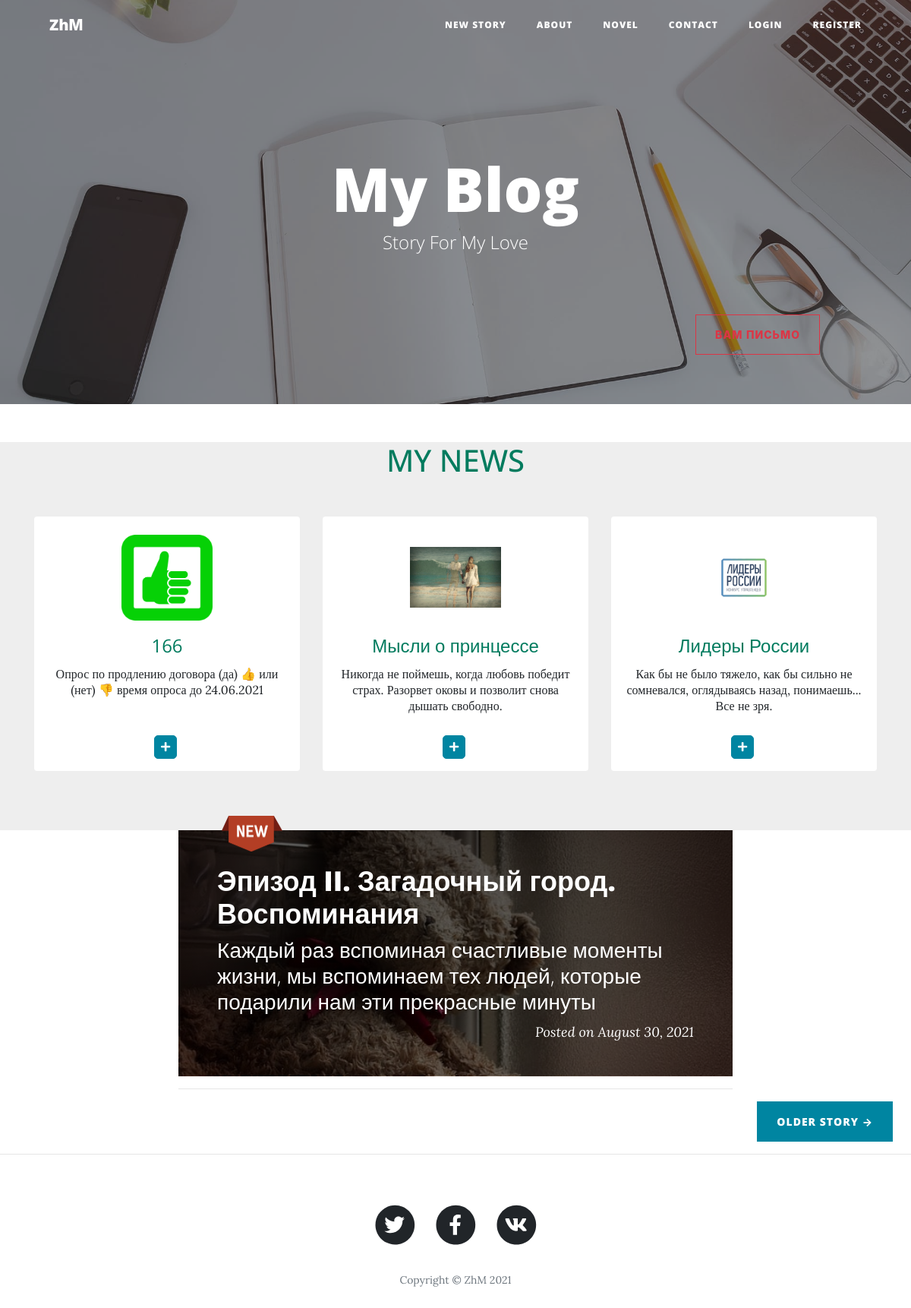
The page /home on the database its author committed.
### main.py (models this page shows)
class News(db.Model):
    __tablename__ = "news"
    id = db.Column(db.Integer, primary_key=True)
    date = db.Column(db.String(10), nullable=False)
    title = db.Column(db.String(20), nullable=False)
    subtitle = db.Column(db.String(110), nullable=False)
    body = db.Column(db.String(250), nullable=False)
    img = db.Column(db.String)

class Stories(db.Model):
    __tablename__ = "stories"
    id = db.Column(db.Integer, primary_key=True)
    date = db.Column(db.String(10), nullable=False)
    title = db.Column(db.String(250), nullable=False)
    chapter = db.Column(db.String(250), nullable=False)
    subtitle = db.Column(db.String(250), nullable=False)
    body = db.Column(db.String, nullable=False)
    img = db.Column(db.String)
    main_img = db.Column(db.String)
    new_story = db.Column(db.Boolean)
    comments = relationship("Comment", back_populates="parent_stories")

### main.py (the view)
@app.route('/')
@app.route('/home')
def get_new_posts():
    global name_button
    global story_page
    global show_story
    posts_id = 0
    news = db.session.query(News).order_by(db.desc(News.date)).all()
    posts = Stories.query.filter_by(new_story=True).order_by(db.desc(Stories.date)).all()
    if posts:
        posts_id = posts[-1].id - 1
    letter = Letter.query.order_by(db.desc(Letter.date)).first()
    name_button = "Older Story →"
    return render_template("index.html", all_posts=posts, dt=dt, name_button=name_button,
                           story_page=posts_id, datetime=datetime, news=news[:3], letter=letter)

### templates/index.html (shortened to what this page needs)
{% include 'header.html' %}
        <header class="masthead" style="background-image: url({{ url_for('static', filename='assets/img/home-bg.jpg') }})">
            <div class="overlay"></div>
            <div class="container">
                <div class="row">
                    <div class="col-lg-8 col-md-10 mx-auto">
                        <div class="site-heading">
                            <h1>My Blog</h1>
                            <span class="subheading">Story For My Love</span>
                        </div>
                    </div>
                </div>
            </div>
            <button type="button" class="btn btn-outline-danger" id="letterOpenButton">Вам Письмо</button>
        </header>
        {% include 'news.html' %}
        <div class="container">
            <div class="row">
                 {% for post in all_posts %}
                <div class="col-lg-8 col-md-10 mx-auto" >
                        <div class="new-icon" style="background-image: url({{ url_for('static', filename='assets/img/new-icon.png') }})"></div>
                    <div class="masthead post-preview" id="{{ post['id'] }}" style="background-image:linear-gradient( rgba(0 0 0 / 65%), rgba(0, 0, 0, 0.5) ), url({{ url_for('static', filename='assets/img-stories/' +  post['img']|string) }})">
                        <a href="{{ url_for('show_post', index=post['id']) }}">
                            <h2 class="post-title">{{ post['chapter'] + ' ' + post['title'] }}</h2>
                            <h3 class="post-subtitle">{{ post['subtitle'] }}</h3>
                        </a>
                        <p class="post-meta">
                            Posted
                            on {{ dt.fromisoformat(post['date']).strftime('%B %d, %Y') }}
                        </p>
                    </div>
                    <hr />
                </div>
                 {% endfor %}
            </div>
        </div>
        <div class="clearfix">
            <a class="btn btn-primary float-right mr-4" href="{{ url_for('get_old_posts', index=story_page) }}">
                {{ name_button }}</a>
        </div>
        <hr />
{% include 'footer.html' %}

### templates/header.html (shortened to what this page needs)
<!DOCTYPE html>
<html lang="en">
    <head>
        <link href="{{ url_for('static', filename='css-cleanBlog/styles.css') }}" rel="stylesheet">
        <link href="{{ url_for('static', filename='css-cleanBlog/team.css') }}" rel="stylesheet">
        <link rel="stylesheet" href="{{ url_for('static', filename='css-cleanBlog/novel.css') }}">
        <link rel="stylesheet" href="{{ url_for('static', filename='css-cleanBlog/letter.css') }}">
        <link rel="stylesheet" href="{{ url_for('static', filename='css-cleanBlog/clean-blog.min.css') }}">
    </head>
    <body>
        <nav class="navbar navbar-expand-lg navbar-light fixed-top" id="mainNav">
            <div class="container">
                <a class="navbar-brand" href="{{ '/home' }}">ZhМ</a>
                <div class="collapse navbar-collapse" id="navbarResponsive">
                    <ul class="navbar-nav ml-auto">
                        <li class="nav-item"><a class="nav-link" href="{{ '/home' }}">New Story</a></li>
                        <li class="nav-item"><a class="nav-link" href="{{ '/about' }}">About</a></li>
                        <li class="nav-item"><a class="nav-link" href="{{ '/novel' }}">Novel</a></li>
                        <li class="nav-item"><a class="nav-link" href="{{ '/contact' }}">Contact</a></li>
                        {% if current_user.is_authenticated %}
                        <li class="nav-item"><a class="nav-link" href="{{ url_for('logout') }}">Logout</a></li>
                        {% else %}
                        <li class="nav-item"><a class="nav-link" href="{{ url_for('login') }}">Login</a></li>
                        <li class="nav-item"><a class="nav-link" href="{{ url_for('register') }}">Register</a></li>
                        {% endif %}
                    </ul>
                </div>
            </div>
        </nav>

### templates/news.html
        <section id="team" class="pb-5">
    <div class="container">
        <h5 class="section-title h1">MY NEWS</h5>
        <div class="row">
            {% for new in news %}
            <div class="col-xs-12 col-sm-6 col-md-4">
                <div class="image-flip" ontouchstart="this.classList.toggle('hover');">
                    <div class="mainflip">
                        <div class="frontside">
                            <div class="card">
                                <div class="card-body text-center">
                                    <p><img class=" img-fluid" src="{{ url_for('static', filename='assets/img-news/' +  new.img ) }}" alt="card image"></p>
                                    <h4 class="card-title">{{ new.title }}</h4>
                                    <p class="card-text">{{ new.subtitle }}</p>
                                    <a href="" class="btn btn-primary btn-sm"><i class="fa fa-plus"></i></a>
                                </div>
                            </div>
                        </div>
                        <div class="backside">
                            <div class="card">
                                <div class="card-body text-center mt-4">
                                    <h4 class="card-title">{{ new.title }}</h4>
                                    <p class="card-text">{{ new.body }}</p>
                                    <ul class="list-inline">
                                        <li class="list-inline-item">
                                            <i> {{ new.date }} </i>
                                        </li>
                                    </ul>
                                </div>
                            </div>
                        </div>
                    </div>
                </div>
            </div>
            {% endfor %}
        </div>
    </div>
</section>

### templates/footer.html (shortened to what this page needs)
       <footer>
            <div class="container">
                <div class="row">
                    <div class="col-lg-8 col-md-10 mx-auto">
                        <ul class="list-inline text-center">
                            <li class="list-inline-item">
                                <a href="#!">
                                    <span class="fa-stack fa-lg">
                                        <i class="fas fa-circle fa-stack-2x"></i>
                                        <i class="fab fa-twitter fa-stack-1x fa-inverse"></i>
                                    </span>
                                </a>
                            </li>
                            <li class="list-inline-item">
                                <a href="#!">
                                    <span class="fa-stack fa-lg">
                                        <i class="fas fa-circle fa-stack-2x"></i>
                                        <i class="fab fa-facebook-f fa-stack-1x fa-inverse"></i>
                                    </span>
                                </a>
                            </li>
                            <li class="list-inline-item">
                                <a href="#!">
                                    <span class="fa-stack fa-lg">
                                        <i class="fas fa-circle fa-stack-2x"></i>
                                        <i class="fab fa-vk fa-stack-1x fa-inverse"></i>
                                    </span>
                                </a>
                            </li>
                        </ul>
                        <p class="copyright text-muted">Copyright &copy; ZhM {{ datetime.now().strftime('%Y')}}</p>
                    </div>
                </div>
            </div>
        </footer>
    </body>
</html>

### static/css-cleanBlog/team.css (style rules this page uses)
#team p { margin-top: 0; margin-bottom: 1rem; text-align: center; }
#team .frontside a { padding: 4px 8px; border-radius: 5px; background-color: #0085A1; border-color: #0085A1; position: absolute; bottom: 5%; left: 45%; }
#team .backside { width: 100%; height: 100%; display: block; }
#team h4 { font-weight: 400; }
@media (min-width: 576px) { #team .backside p { line-height: 1.4; font-size: 0.94rem; } }
@media (min-width: 576px) { #team .frontside .card, #team .backside .card { min-height: 435px !important; max-height: 435px !important; } }
@media (min-width: 768px) { #team .backside p { line-height: 1.3; font-size: 0.95rem; } }
@media (min-width: 992px) { #team .backside p { line-height: 1.4; } }
@media (min-width: 992px) { #team .frontside .card, #team .backside .card { min-height: 335px !important; } }
#team { background: #eee !important; }
#team .btn-primary { color: #fff; background-color: #007b5e; border-color: #007b5e; }
section .section-title { text-align: center; color: #007b5e; margin-bottom: 50px; text-transform: uppercase; }
#team .card { border: none; background: #ffffff; }
#team .mainflip { -webkit-transition: 1s; -webkit-transform-style: preserve-3d; -ms-transition: 1s; -moz-transition: 1s; -moz-transform: perspective(1000px); -moz-transform-style: preserve-3d; -ms-transform-style: preserve-3d; transition: 1s; transform-style: preserve-3d; position: relative; }
#team .frontside { position: relative; -webkit-transform: rotateY(0deg); -ms-transform: rotateY(0deg); z-index: 2; margin-bottom: 30px; }
#team .backside { position: absolute; top: 0; left: 0; background: white; -webkit-transform: rotateY(-180deg); -moz-transform: rotateY(-180deg); -o-transform: rotateY(-180deg); -ms-transform: rotateY(-180deg); transform: rotateY(-180deg); -webkit-box-shadow: 5px 7px 9px -4px rgb(158, 158, 158); -moz-box-shadow: 5px 7px 9px -4px rgb(158, 158, 158); box-shadow: 5px 7px 9px -4px rgb(158, 158, 158); }
#team .frontside, #team .backside { -webkit-backface-visibility: hidden; -moz-backface-visibility: hidden; -ms-backface-visibility: hidden; backface-visibility: hidden; -webkit-transition: 1s; -webkit-transform-style: preserve-3d; -moz-transition: 1s; -moz-transform-style: preserve-3d; -o-transition: 1s; -o-transform-style: preserve-3d; -ms-transition: 1s; -ms-transform-style: preserve-3d; transition: 1s; transform-style: preserve-3d; }
#team .frontside .card, #team .backside .card { min-height: 350px; font-size: 1rem; }
#team .backside .card { font-size: 1rem; }
#team .backside .card i { color: #007b5e !important; position: absolute; right: 5%; bottom: 2%; }
#team .frontside .card .card-title, #team .backside .card .card-title { color: #007b5e !important; }
#team .frontside .card .card-body img { width: 120px; height: 120px; background-size: cover; object-fit: contain; }

### static/css-cleanBlog/letter.css (style rules this page uses)
.masthead button { margin: 0 10% 5% 0; position: absolute; z-index: 1; bottom: 1%; right: 0; }

### rows shown on the page
News: img (picture), title "166", subtitle "Опрос по продлению договора (да) 👍 или (нет) 👎 время опроса до 24.06.2021"
News: img (picture), title "Мысли о принцессе", subtitle "Никогда не поймешь, когда любовь победит страх. Разорвет оковы и позволит снова дышать свободно."
News: img (picture), title "Лидеры России", subtitle "Как бы не было тяжело, как бы сильно не сомневался, оглядываясь назад, понимаешь... Все не зря."
Stories: img (picture), chapter+title "Эпизод II. Загадочный город. Воспоминания", subtitle "Каждый раз вспоминая счастливые моменты жизни, мы вспоминаем тех людей, которые подарили нам эти прекрасные минуты", fromisoformat "August 30, 2021"

### other values the page prints
{{ name_button }} "OLDER STORY →"
